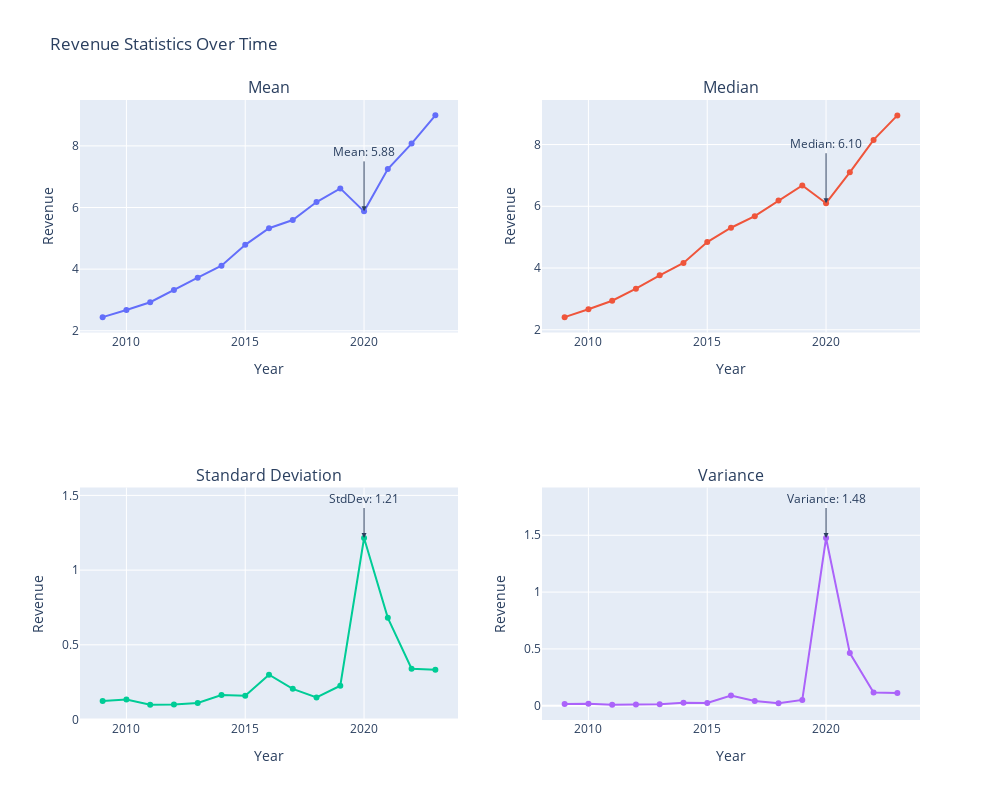

Write notebook code for a chart like this one.
### Code cell
import pandas as pd
import numpy as np
import plotly.graph_objects as go
from plotly.subplots import make_subplots

# Convert Year to datetime
data['Year'] = pd.to_datetime(data['Year'], format='%Y')
data['Year'] = data['Year'].dt.year

# Calculate statistics for each year
data['Mean'] = data.iloc[:, 1:5].mean(axis=1)
data['Median'] = data.iloc[:, 1:5].median(axis=1)
data['StdDev'] = data.iloc[:, 1:5].std(axis=1)
data['Variance'] = data.iloc[:, 1:5].var(axis=1)

# Create subplots
fig = make_subplots(rows=2, cols=2, subplot_titles=("Mean", "Median", "Standard Deviation", "Variance"))

# Add traces for each statistic
fig.add_trace(go.Scatter(x=data['Year'], y=data['Mean'], mode='lines+markers', name='Mean'), row=1, col=1)
fig.add_trace(go.Scatter(x=data['Year'], y=data['Median'], mode='lines+markers', name='Median'), row=1, col=2)
fig.add_trace(go.Scatter(x=data['Year'], y=data['StdDev'], mode='lines+markers', name='Standard Deviation'), row=2, col=1)
fig.add_trace(go.Scatter(x=data['Year'], y=data['Variance'], mode='lines+markers', name='Variance'), row=2, col=2)


fig.add_annotation(
    x=data['Year'][3],
    y=data['Mean'][3],
    text=f'Mean: {data["Mean"][3]:.2f}',
    showarrow=True,
    arrowhead=2,
    ax=0,
    ay=-60,  # Adjust this value for vertical offset
    row=1, col=1
)

fig.add_annotation(
    x=data['Year'][3],
    y=data['Median'][3],
    text=f'Median: {data["Median"][3]:.2f}',
    showarrow=True,
    arrowhead=2,
    ax=0,
    ay=-60,  # Adjust this value for vertical offset
    row=1, col=2
)

fig.add_annotation(
    x=data['Year'][3],
    y=data['StdDev'][3],
    text=f'StdDev: {data["StdDev"][3]:.2f}',
    showarrow=True,
    arrowhead=2,
    ax=0,
    ay=-40,  # Adjust this value for vertical offset
    row=2, col=1
)

fig.add_annotation(
    x=data['Year'][3],
    y=data['Variance'][3],
    text=f'Variance: {data["Variance"][3]:.2f}',
    showarrow=True,
    arrowhead=2,
    ax=0,
    ay=-40,  # Adjust this value for vertical offset
    row=2, col=2
)

# Update layout
fig.update_layout(
    title='Revenue Statistics Over Time',
    height=800,
    width=1000,
    showlegend=False,
    xaxis=dict(title='Year'),
    xaxis2=dict(title='Year'),
    xaxis3=dict(title='Year'),
    xaxis4=dict(title='Year'),
    yaxis=dict(title='Revenue'),
    yaxis2=dict(title='Revenue'),
    yaxis3=dict(title='Revenue'),
    yaxis4=dict(title='Revenue')
)


# Save the plot as a high-quality PNG file
# fig.write_image("./Plots/revenue_Stats_plot.png", width=1200, height=800, scale=3)

# Show the plot
fig.show()

### Figure 1 — Plotly figure (JSON) as saved in the notebook; plotly's stock layout.template omitted (floating-point values rounded to 4 significant figures)
{"data": [{"mode": "lines+markers", "name": "Mean", "type": "scatter", "x": [2023, 2022, 2021, 2020, 2019, 2018, 2017, 2016, 2015, 2014, 2013, 2012, 2011, 2010, 2009], "xaxis": "x", "y": [8.99, 8.075, 7.25, 5.875, 6.62, 6.178, 5.595, 5.327, 4.787, 4.11, 3.723, 3.325, 2.925, 2.675, 2.442], "yaxis": "y"}, {"mode": "lines+markers", "name": "Median", "type": "scatter", "x": [2023, 2022, 2021, 2020, 2019, 2018, 2017, 2016, 2015, 2014, 2013, 2012, 2011, 2010, 2009], "xaxis": "x2", "y": [8.945, 8.15, 7.1, 6.1, 6.675, 6.185, 5.68, 5.305, 4.84, 4.165, 3.765, 3.33, 2.94, 2.665, 2.41], "yaxis": "y2"}, {"mode": "lines+markers", "name": "Standard Deviation", "type": "scatter", "x": [2023, 2022, 2021, 2020, 2019, 2018, 2017, 2016, 2015, 2014, 2013, 2012, 2011, 2010, 2009], "xaxis": "x3", "y": [0.3336, 0.3403, 0.6807, 1.215, 0.2261, 0.1482, 0.2053, 0.2998, 0.1586, 0.1643, 0.1115, 0.1012, 0.09983, 0.1348, 0.1245], "yaxis": "y3"}, {"mode": "lines+markers", "name": "Variance", "type": "scatter", "x": [2023, 2022, 2021, 2020, 2019, 2018, 2017, 2016, 2015, 2014, 2013, 2012, 2011, 2010, 2009], "xaxis": "x4", "y": [0.1113, 0.1158, 0.4633, 1.476, 0.05113, 0.02196, 0.04217, 0.08989, 0.02516, 0.027, 0.01242, 0.01023, 0.009967, 0.01817, 0.01549], "yaxis": "y4"}], "layout": {"annotations": [{"font": {"size": 16}, "showarrow": false, "text": "Mean", "x": 0.225, "xanchor": "center", "xref": "paper", "y": 1, "yanchor": "bottom", "yref": "paper"}, {"font": {"size": 16}, "showarrow": false, "text": "Median", "x": 0.775, "xanchor": "center", "xref": "paper", "y": 1, "yanchor": "bottom", "yref": "paper"}, {"font": {"size": 16}, "showarrow": false, "text": "Standard Deviation", "x": 0.225, "xanchor": "center", "xref": "paper", "y": 0.375, "yanchor": "bottom", "yref": "paper"}, {"font": {"size": 16}, "showarrow": false, "text": "Variance", "x": 0.775, "xanchor": "center", "xref": "paper", "y": 0.375, "yanchor": "bottom", "yref": "paper"}, {"arrowhead": 2, "ax": 0, "ay": -60, "showarrow": true, "text": "Mean: 5.88", "x": 2020, "xref": "x", "y": 5.875, "yref": "y"}, {"arrowhead": 2, "ax": 0, "ay": -60, "showarrow": true, "text": "Median: 6.10", "x": 2020, "xref": "x2", "y": 6.1, "yref": "y2"}, {"arrowhead": 2, "ax": 0, "ay": -40, "showarrow": true, "text": "StdDev: 1.21", "x": 2020, "xref": "x3", "y": 1.215, "yref": "y3"}, {"arrowhead": 2, "ax": 0, "ay": -40, "showarrow": true, "text": "Variance: 1.48", "x": 2020, "xref": "x4", "y": 1.476, "yref": "y4"}], "height": 800, "showlegend": false, "title": {"text": "Revenue Statistics Over Time"}, "width": 1000, "xaxis": {"anchor": "y", "domain": [0, 0.45], "title": {"text": "Year"}}, "xaxis2": {"anchor": "y2", "domain": [0.55, 1], "title": {"text": "Year"}}, "xaxis3": {"anchor": "y3", "domain": [0, 0.45], "title": {"text": "Year"}}, "xaxis4": {"anchor": "y4", "domain": [0.55, 1], "title": {"text": "Year"}}, "yaxis": {"anchor": "x", "domain": [0.625, 1], "title": {"text": "Revenue"}}, "yaxis2": {"anchor": "x2", "domain": [0.625, 1], "title": {"text": "Revenue"}}, "yaxis3": {"anchor": "x3", "domain": [0, 0.375], "title": {"text": "Revenue"}}, "yaxis4": {"anchor": "x4", "domain": [0, 0.375], "title": {"text": "Revenue"}}}}
